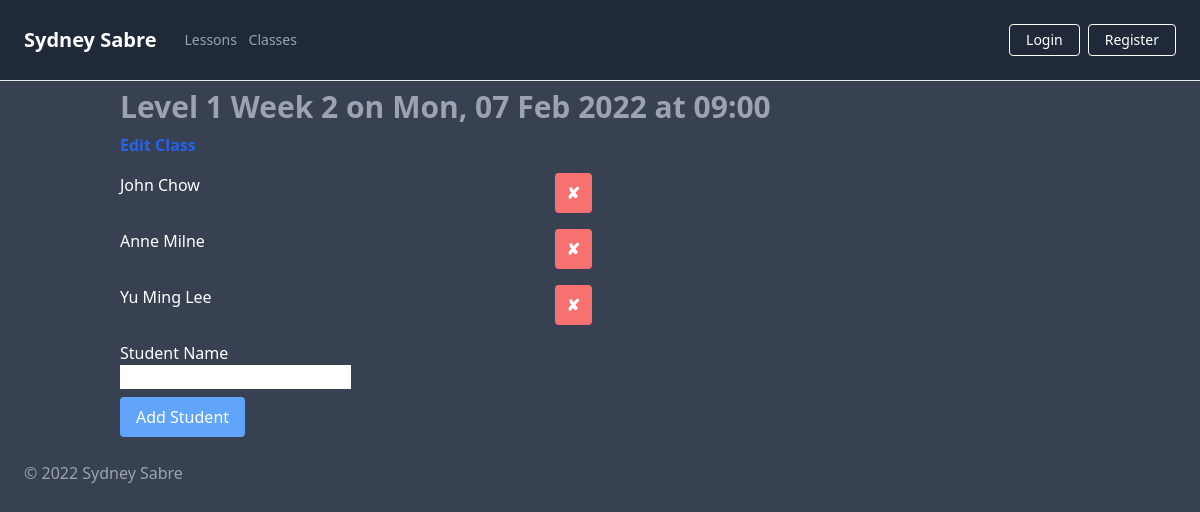
Page /classes/7 on the committed database.
### app/models.py (models this page shows)
class ClassSlot(db.Model):
    __tablename__ = "class_slots"
    id = db.Column(db.Integer, primary_key=True)
    date = db.Column(db.Date, nullable=False)
    time = db.Column(db.Time, nullable=False)
    class_name = db.Column(db.String(250), nullable=True)
    completed = db.Column(db.Boolean, default=False, nullable=True)
    students = db.relationship("Student")

class Student(db.Model):
    __tablename__ = "students"
    id = db.Column(db.Integer, primary_key=True)
    name = db.Column(db.String(250), nullable=True)
    paid = db.Column(db.Boolean, default=False, nullable=True)
    parent_id = db.Column(db.Integer, db.ForeignKey('class_slots.id'))

### app/routes.py (the view, shortened to what this page needs)
@app.route('/classes/<class_slot_id>', methods=["GET", "POST"])
def book_class(class_slot_id):
    form = BookingClassForm()
    class_slot = ClassSlot.query.get(class_slot_id)
    return render_template('class_slot.html', current_class=class_slot, form=form)

### app/forms.py
class BookingClassForm(FlaskForm):
    name = StringField("Student Name", validators=[DataRequired()])
    submit = SubmitField("Add Student")

### app/templates/class_slot.html (shortened to what this page needs)
{% extends 'base.html' %}
{% block title %}
{{ current_class.class_name }} on {{ current_class.date.strftime('%a, %d %b %Y') }} at {{ current_class.time.strftime('%H:%M') }}
{% endblock %}
{% block content %}
    <div class="container">
        <h1 class="text-gray-400 my-2 text-3xl font-bold">{{ self.title() }}</h1>
        <a class="text-blue-600 hover:text-blue-200 font-bold"
            href="{{ url_for('edit_class', class_slot_id=current_class.id) }}">
            Edit Class
        </a>
        {% for student in current_class.students %}
        <div class="flex mr-auto my-4 w-full md:w-3/4 lg:w-1/2">
            <div class="flex grow">
                <p class="text-white">
                    {{ student.name }}
                </p>
            </div>
            <div class="flex">
                <a class="bg-red-400 hover:bg-red-200 text-white font-bold mx-2 px-3 py-2 rounded"
                href="{{url_for('delete_student', student_id=student.id)}}">
                ✘
                </a>
            </div>
        </div>
        {% endfor %}
        <form action="" method="post" novalidate>
            <div class="my-2">
                <p class="text-white">
                    {{ form.name.label }}
                </p>
                <p>
                    {{ form.name }}
                </p>
            </div>
            <button class="bg-blue-400 hover:bg-blue-200 text-white font-bold py-2 px-4 rounded">{{ form.submit() }}</button>
        </form>
    </div>
{% endblock %}

### app/static/css/main.css (style rules this page uses)
html { line-height: 1.5; -webkit-text-size-adjust: 100%; -moz-tab-size: 4; -o-tab-size: 4; tab-size: 4; font-family: ui-sans-serif, system-ui, -apple-system, BlinkMacSystemFont, "Segoe UI", Roboto, "Helvetica Neue", Arial, "Noto Sans", sans-serif, "Apple Color Emoji", "Segoe UI Emoji", "Segoe UI Symbol", "Noto Color Emoji"; }
body { margin: 0; line-height: inherit; }
h1, h2, h3, h4, h5, h6 { font-size: inherit; font-weight: inherit; }
a { color: inherit; text-decoration: inherit; }
button, input, optgroup, select, textarea { font-family: inherit; font-size: 100%; line-height: inherit; color: inherit; margin: 0; padding: 0; }
button, select { text-transform: none; }
button, [type='button'], [type='reset'], [type='submit'] { -webkit-appearance: button; background-color: transparent; background-image: none; }
blockquote, dl, dd, h1, h2, h3, h4, h5, h6, hr, figure, p, pre { margin: 0; }
input::placeholder, textarea::placeholder { opacity: 1; color: #9ca3af; }
button, [role="button"] { cursor: pointer; }
.container { width: 100%; margin-right: auto; margin-left: auto; padding-right: 2rem; padding-left: 2rem; }
@media (min-width: 640px) { .container { max-width: 640px; } }
@media (min-width: 768px) { .container { max-width: 768px; } }
@media (min-width: 1024px) { .container { max-width: 1024px; } }
.my-2 { margin-top: 0.5rem; margin-bottom: 0.5rem; }
.my-4 { margin-top: 1rem; margin-bottom: 1rem; }
.mx-2 { margin-left: 0.5rem; margin-right: 0.5rem; }
.mr-auto { margin-right: auto; }
.flex { display: flex; }
.w-full { width: 100%; }
.grow { flex-grow: 1; }
.rounded { border-radius: 0.25rem; }
.bg-gray-700 { --tw-bg-opacity: 1; background-color: rgb(55 65 81 / var(--tw-bg-opacity)); }
.bg-blue-400 { --tw-bg-opacity: 1; background-color: rgb(96 165 250 / var(--tw-bg-opacity)); }
.bg-red-400 { --tw-bg-opacity: 1; background-color: rgb(248 113 113 / var(--tw-bg-opacity)); }
.px-4 { padding-left: 1rem; padding-right: 1rem; }
.py-2 { padding-top: 0.5rem; padding-bottom: 0.5rem; }
.px-3 { padding-left: 0.75rem; padding-right: 0.75rem; }
.text-3xl { font-size: 1.875rem; line-height: 2.25rem; }
.font-bold { font-weight: 700; }
.text-white { --tw-text-opacity: 1; color: rgb(255 255 255 / var(--tw-text-opacity)); }
.text-gray-400 { --tw-text-opacity: 1; color: rgb(156 163 175 / var(--tw-text-opacity)); }
.text-blue-600 { --tw-text-opacity: 1; color: rgb(37 99 235 / var(--tw-text-opacity)); }
@media (min-width: 768px) { .md\:w-3\/4 { width: 75%; } }
@media (min-width: 1024px) { .lg\:w-1\/2 { width: 50%; } }

### rows in the picture
ClassSlot: class_name "Level 1 Week 2", date "Mon, 07 Feb 2022", time "09:00"
Student: name "John Chow"
Student: name "Anne Milne"
Student: name "Yu Ming Lee"
